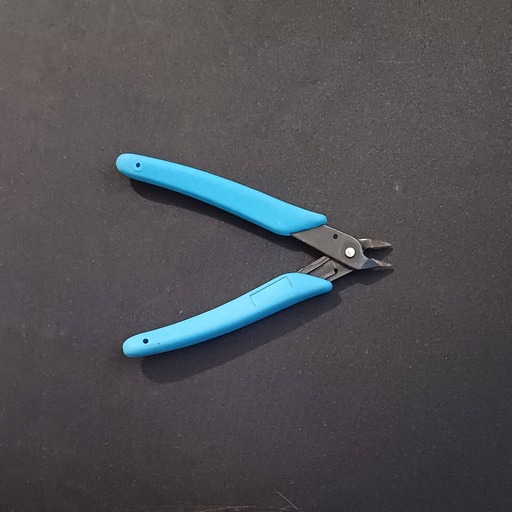
#> input picture data_set/c_r_a_g_png/cutting_pliers/2-01-V1-B.png, 512 x 512 px, found by its file name
$ jupyter execute --allow-errors normalized_operations.ipynb
#> lines starting #> are read from the running program, lines starting #| are printed output that depends on the picture
# Clonando Dataset

[cell 1]
import os
import cv2
import numpy as np
import matplotlib.pyplot as plt
from skimage import io

[cell 2]
DATA_SET_PATH = './tools_classifier/data_set/c_r_a_g_png'
NORMALIZED_DATA_SET_PATH = './tools_classifier/data_set/c_r_a_g_n_png'

[cell 3]
def calculate_rgb_histograms(image):
    # CV2 trabalha com o formato BGR
    blue_color = cv2.calcHist([image], [0], None, [256], [0, 256])
    green_color = cv2.calcHist([image], [1], None, [256], [0, 256])
    red_color = cv2.calcHist([image], [2], None, [256], [0, 256])

    # Devolve valores como RGB
    return red_color, green_color, blue_color


def plot_histograms(hists, labels):
    num_hists = len(hists)
    plt.figure(figsize=(5 * num_hists, 5))

    for idx, histogram in enumerate(hists):
        r, g, b = histogram
        plt.subplot(1, num_hists, idx + 1)
        plt.title(labels[idx])
        plt.plot(r, color='r', label='Red')
        plt.plot(g, color='g', label='Green')
        plt.plot(b, color='b', label='Blue')
        plt.legend()

    plt.tight_layout()
    plt.show()

# Exemplo do dataset padrão e do normalizado

[cell 4]
test_img = io.imread(os.path.join(DATA_SET_PATH, "cutting_pliers", "2-01-V1-B.png"))
#> test_img is the input picture: shape (512, 512, 3); mean R, G, B 79.6, 78.8, 83.3
equalized_test_img = io.imread(os.path.join(NORMALIZED_DATA_SET_PATH, "cutting_pliers", "2-01-V1-B.png"))

plt.subplot(1, 2, 1)
plt.imshow(test_img, cmap='gray')
plt.subplot(1, 2, 2)
plt.imshow(equalized_test_img, cmap='gray')
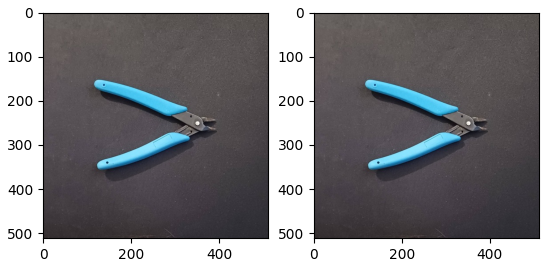
#> figure drawn by matplotlib, 2 panels

[cell 5]
plot_histograms([calculate_rgb_histograms(test_img),calculate_rgb_histograms(equalized_test_img)], ["padrão", "normalizado"])
#> in calculate_rgb_histograms, `blue_color = cv2.calcHist([image], [0], None, [256], [0, 256])`: blue_color = 256 values, max 7604 at index 87, min 0 at index 179, mean 1024
#> in calculate_rgb_histograms, `green_color = cv2.calcHist([image], [1], None, [256], [0, 256])`: green_color = 256 values, max 7668 at index 84, min 0 at index 250, mean 1024
#> in calculate_rgb_histograms, `red_color = cv2.calcHist([image], [2], None, [256], [0, 256])`: red_color = 256 values, max 9526 at index 87, min 0 at index 2, mean 1024
#> in plot_histograms, `num_hists = len(hists)`: num_hists = 2
#> the loop in plot_histograms, `for idx, histogram in enumerate(hists):` made 2 passes
#> in plot_histograms, `plt.show()`:
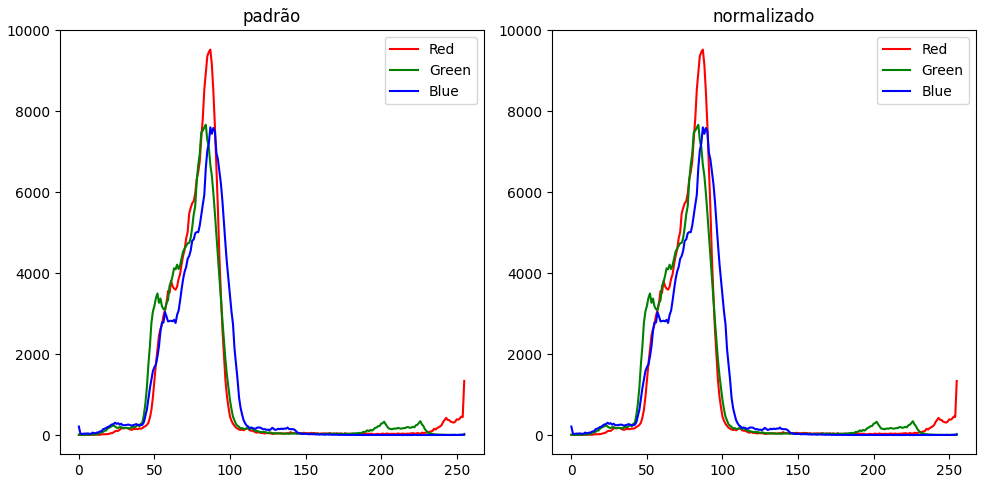
#> figure drawn by matplotlib, 2 panels; panel 1: curve peaks at x = 87, y = 9526; panel 1: curve peaks at x = 84, y = 7668; panel 1: curve peaks at x = 87, y = 7604; panel 2: curve peaks at x = 87, y = 9526

## Iterando sobre cada classe

[cell 6]
def images_loader(data_set_path):
#> called with data_set_path = './tools_classifier/data_set/c_r_a_g_png'
  classes_dict = []
  for dir in os.listdir(data_set_path):
      images_dict = []
      data_set_dir = os.path.join(data_set_path, dir)
      for filename in os.listdir(data_set_dir):
        if filename.endswith('.png'):
            img_path = os.path.join(data_set_dir, filename)
            image = io.imread(img_path)
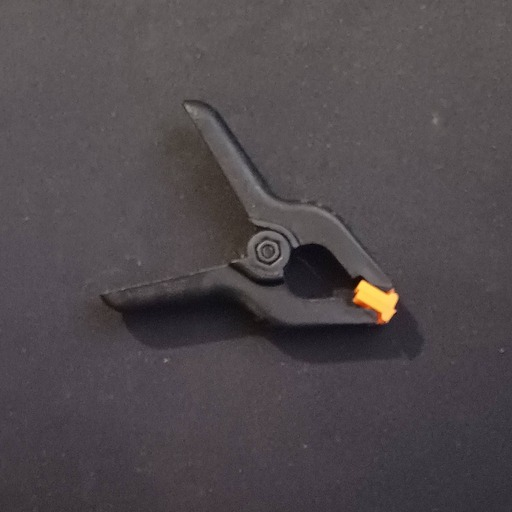
#> input picture data_set/c_r_a_g_png/1/1-01-V2-B.png, 512 x 512 px, found by its file name
#> image is the input picture: shape (512, 512, 3); mean R, G, B 79.6, 73.2, 76.6
            splitted = filename.split(".")[0].split("-")

            current_dict = {
                "classid": splitted[0],
                "img_sequence": splitted[1],
                "V1|V2": splitted[2],
                "B|W": splitted[3],
                "filename": filename,
                "image": image
            }

            images_dict.append(current_dict)
      classes_dict.append({
          "class": dir,
          "images": images_dict
      })
  return classes_dict

## Operando sobre imagens em classe

[cell 7]
def class_operation(classes_dict):
  classes_hist_dict = []
#> classes_hist_dict = []
  for class_dict in classes_dict:
    average_class_histogram_r = []
    average_class_histogram_g = []
    average_class_histogram_b = []
    for image_dict in class_dict["images"]:
      r,g,b = calculate_rgb_histograms(image_dict["image"])
      average_class_histogram_r.extend(r)
      average_class_histogram_g.extend(g)
      average_class_histogram_b.extend(b)
    classes_hist_dict.append({
        "class": class_dict["class"],
        "hist_rgb": (r,g,b)
        })
#> this loop made 3 passes
#> after the loop, classes_hist_dict = 3 items
  return classes_hist_dict

## Calculando histogramas

[cell 8]
default_hists = class_operation(images_loader(DATA_SET_PATH))
#> default_hists = 3 items
#> (the rest of this cell did not finish here and is left out)

## Plotando histograma médio das classes

[cell 9]
hists = []
labels = []
for hist in default_hists:
  hists.append(hist["hist_rgb"])
  r_variance = np.var(hist["hist_rgb"][0])
  g_variance = np.var(hist["hist_rgb"][1])
  b_variance = np.var(hist["hist_rgb"][2])
  labels.append(hist["class"] + "-r:" + str(r_variance) + "-g:" + str(g_variance) + "- b:" + str(b_variance))
#> this loop made 3 passes
#> (r_variance, g_variance, b_variance) on passes 1 to 3: (6078091, 4870792, 4897019), (4646890, 3696394.5, 3682809.2), (4646890, 3696394.5, 3682809.2)
#> after the loop, hists = 3 items; labels = 3 items
plot_histograms(hists, labels)
#> in plot_histograms (call 2), `num_hists = len(hists)`: num_hists = 3
#> the loop in plot_histograms (call 2), `for idx, histogram in enumerate(hists):` made 3 passes
#> in plot_histograms (call 2), `plt.show()`:
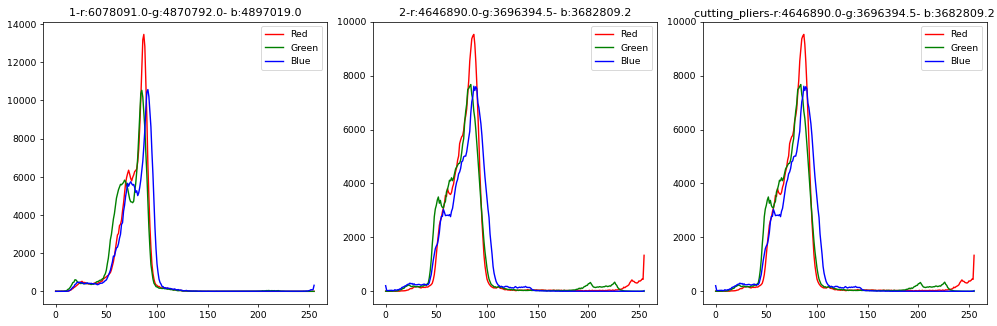
#> figure drawn by matplotlib, 3 panels; panel 1: curve peaks at x = 87, y = 13460; panel 1: curve peaks at x = 85, y = 10532; panel 1: curve peaks at x = 91, y = 10570; panel 2: curve peaks at x = 87, y = 9526
